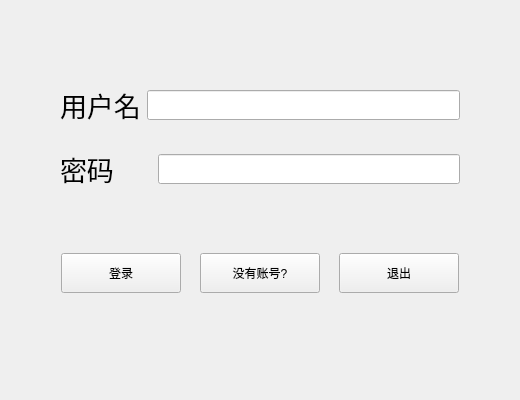
<?xml version="1.0" encoding="UTF-8"?>
<ui version="4.0">
 <class>login</class>
 <widget class="QWidget" name="login">
  <property name="geometry">
   <rect>
    <x>0</x>
    <y>0</y>
    <width>520</width>
    <height>400</height>
   </rect>
  </property>
  <property name="minimumSize">
   <size>
    <width>520</width>
    <height>400</height>
   </size>
  </property>
  <property name="maximumSize">
   <size>
    <width>700</width>
    <height>500</height>
   </size>
  </property>
  <property name="windowTitle">
   <string>Form</string>
  </property>
  <layout class="QVBoxLayout" name="verticalLayout_2">
   <item>
    <spacer name="verticalSpacer">
     <property name="orientation">
      <enum>Qt::Vertical</enum>
     </property>
     <property name="sizeHint" stdset="0">
      <size>
       <width>20</width>
       <height>40</height>
      </size>
     </property>
    </spacer>
   </item>
   <item>
    <widget class="QWidget" name="widget_6" native="true">
     <layout class="QVBoxLayout" name="verticalLayout">
      <property name="leftMargin">
       <number>40</number>
      </property>
      <property name="rightMargin">
       <number>40</number>
      </property>
      <property name="bottomMargin">
       <number>40</number>
      </property>
      <item>
       <widget class="QWidget" name="widget_5" native="true">
        <layout class="QHBoxLayout" name="horizontalLayout_2">
         <item>
          <widget class="QLabel" name="label_2">
           <property name="font">
            <font>
             <pointsize>20</pointsize>
            </font>
           </property>
           <property name="text">
            <string>用户名</string>
           </property>
          </widget>
         </item>
         <item>
          <widget class="QLineEdit" name="lineEdit_2">
           <property name="minimumSize">
            <size>
             <width>0</width>
             <height>30</height>
            </size>
           </property>
          </widget>
         </item>
        </layout>
       </widget>
      </item>
      <item>
       <widget class="QWidget" name="widget_4" native="true">
        <layout class="QHBoxLayout" name="horizontalLayout">
         <item>
          <widget class="QLabel" name="label">
           <property name="font">
            <font>
             <pointsize>20</pointsize>
            </font>
           </property>
           <property name="text">
            <string>密码     </string>
           </property>
          </widget>
         </item>
         <item>
          <widget class="QLineEdit" name="lineEdit">
           <property name="minimumSize">
            <size>
             <width>0</width>
             <height>30</height>
            </size>
           </property>
          </widget>
         </item>
        </layout>
       </widget>
      </item>
     </layout>
    </widget>
   </item>
   <item>
    <widget class="QWidget" name="button_group" native="true">
     <property name="minimumSize">
      <size>
       <width>0</width>
       <height>70</height>
      </size>
     </property>
     <layout class="QHBoxLayout" name="horizontalLayout_3">
      <property name="leftMargin">
       <number>50</number>
      </property>
      <property name="rightMargin">
       <number>50</number>
      </property>
      <property name="bottomMargin">
       <number>40</number>
      </property>
      <item>
       <widget class="QPushButton" name="loginlogin_Button">
        <property name="minimumSize">
         <size>
          <width>120</width>
          <height>40</height>
         </size>
        </property>
        <property name="maximumSize">
         <size>
          <width>120</width>
          <height>40</height>
         </size>
        </property>
        <property name="text">
         <string>登录</string>
        </property>
       </widget>
      </item>
      <item>
       <spacer name="horizontalSpacer">
        <property name="orientation">
         <enum>Qt::Horizontal</enum>
        </property>
        <property name="sizeHint" stdset="0">
         <size>
          <width>40</width>
          <height>20</height>
         </size>
        </property>
       </spacer>
      </item>
      <item>
       <widget class="QPushButton" name="login_register_Button">
        <property name="minimumSize">
         <size>
          <width>120</width>
          <height>40</height>
         </size>
        </property>
        <property name="maximumSize">
         <size>
          <width>120</width>
          <height>40</height>
         </size>
        </property>
        <property name="text">
         <string>没有账号?</string>
        </property>
       </widget>
      </item>
      <item>
       <spacer name="horizontalSpacer_2">
        <property name="orientation">
         <enum>Qt::Horizontal</enum>
        </property>
        <property name="sizeHint" stdset="0">
         <size>
          <width>40</width>
          <height>20</height>
         </size>
        </property>
       </spacer>
      </item>
      <item>
       <widget class="QPushButton" name="login_existPrograme_Button">
        <property name="minimumSize">
         <size>
          <width>120</width>
          <height>40</height>
         </size>
        </property>
        <property name="text">
         <string>退出</string>
        </property>
       </widget>
      </item>
     </layout>
    </widget>
   </item>
   <item>
    <spacer name="verticalSpacer_3">
     <property name="orientation">
      <enum>Qt::Vertical</enum>
     </property>
     <property name="sizeHint" stdset="0">
      <size>
       <width>20</width>
       <height>40</height>
      </size>
     </property>
    </spacer>
   </item>
  </layout>
 </widget>
 <resources/>
 <connections/>
</ui>
